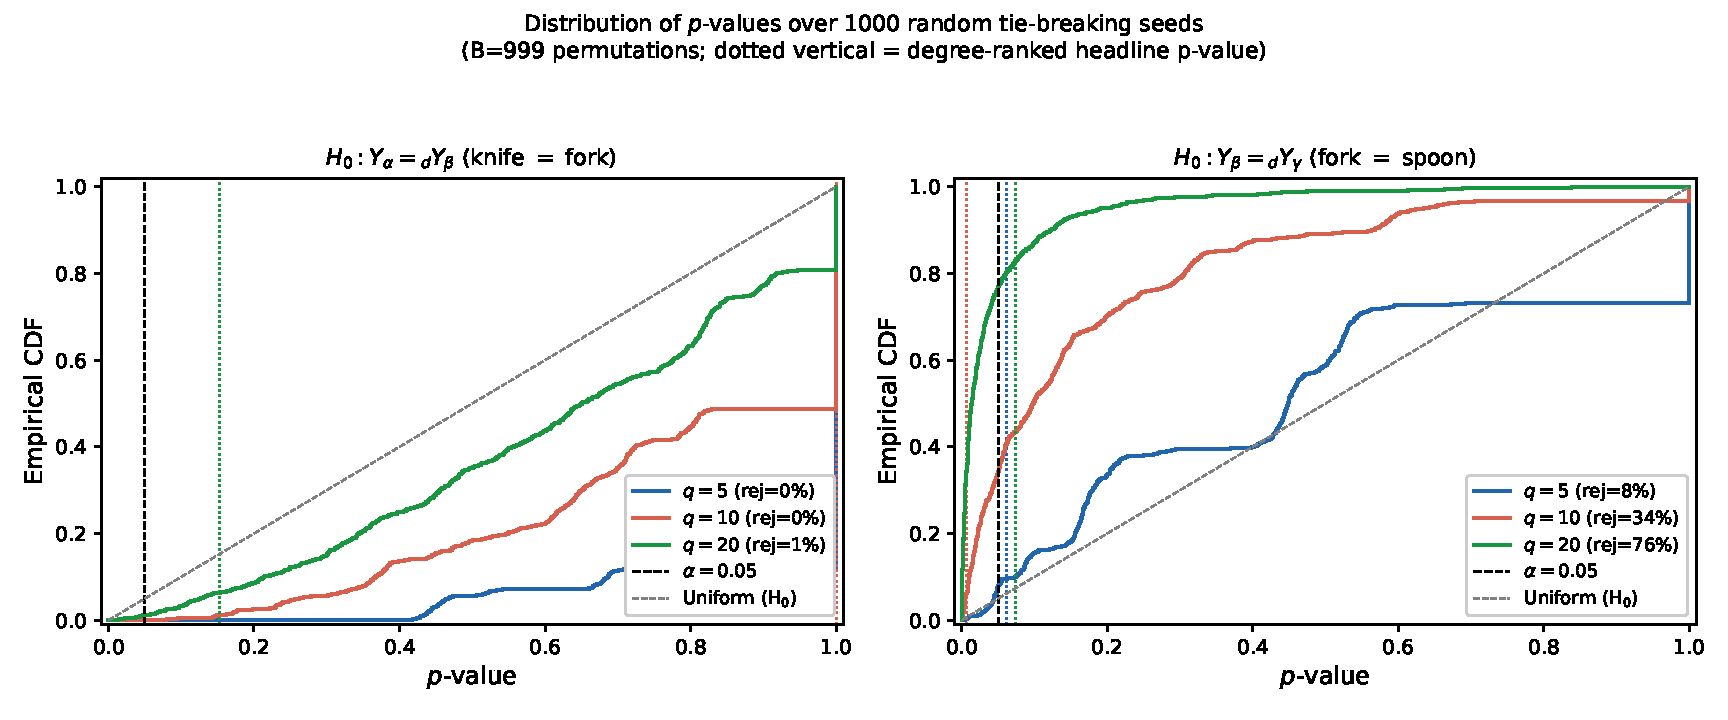

Write the Python code that produced this figure.
#!/usr/bin/env python3
"""
Extension 2: Full Monte Carlo over Tie-Breaking Seeds
======================================================
Auerbach, Guo, Tabord-Meehan (2026) — Empirical Application

The paper reports p-value sensitivity for only 10 random tie-breaking
seeds (Tables 12–13, q = 5, 10, 20). This extension runs 1000 seeds
for the same q values, characterising the full p-value distribution
and providing a precise rejection-rate estimate.

Key design
----------
- find_NN results are cached once (~5 min) — same logic as extension 1.
- For each of 1000 seeds × 3 q values × 2 comparisons: apply np.random.seed(s),
  shuffle within each distance tier (replicating approx_perm_shuffle exactly),
  run zip_race + CvM + B=999 permutations.  ~1.5 min for the full MC loop.
- Verification: seeds 1-10 are checked against the replicated Table 12/13 values.

Outputs
-------
  extension_montecarlo_tiebreaking.txt  — summary statistics + verification
  extension_montecarlo_tiebreaking.eps  — 2-panel ECDF plot (one per comparison)
"""

import numpy as np
import networkx as nx
import networkx.algorithms.isomorphism as iso
import random
import copy
import pandas as pd
import csv
from itertools import chain
import matplotlib
matplotlib.use('Agg')
import matplotlib.pyplot as plt
from timeit import default_timer as timer
from decimal import Decimal
import os

# ---------------------------------------------------------------------------
# Path setup
# ---------------------------------------------------------------------------
SCRIPT_DIR = os.path.dirname(os.path.abspath(__file__))
DATA_DIR   = os.path.join(SCRIPT_DIR, '..', 'Empirical-Application')
OUT_DIR    = SCRIPT_DIR

# ---------------------------------------------------------------------------
# Class/function definitions (verbatim from empirical-application.py)
# ---------------------------------------------------------------------------

class root_network(object):
    def __init__(self, root, network):
        new_network = copy.deepcopy(network)
        attrs      = {k:{'is_root': i} for (k, i) in [(x, x in root) for x in list(new_network)]}
        edge_attrs = {k:{'is_root': i} for (k, i) in [(x, x in root.edges) for x in list(new_network.edges)]}
        nx.set_node_attributes(new_network, attrs)
        nx.set_edge_attributes(new_network, edge_attrs)
        self.root    = root
        self.network = new_network
        if list(root.edges) == []:
            if 'favour' in network.nodes[list(root.nodes)[0]]:
                self.favour = network.nodes[list(root.nodes)[0]]['favour']
        if list(root.edges) != []:
            if 'favour' in network.edges[list(root.edges)[0]]:
                self.favour = network.edges[list(root.edges)[0]]['favour']

    def root_nbhd(self, k):
        node_list = []
        for node in list(self.root):
            node_list += nx.ego_graph(self.network, node, k).nodes
        sub_network = self.network.subgraph(node_list)
        return root_network(self.root, sub_network)


def r_is_isomorphic(R1, R2):
    G1 = R1.network
    G2 = R2.network
    if nx.faster_could_be_isomorphic(G1, G2) == False:
        return False
    nm      = iso.categorical_node_match('is_root', 0)
    nm_edge = iso.categorical_edge_match('is_root', 0)
    return nx.is_isomorphic(G1, G2, node_match=nm, edge_match=nm_edge)


def r_network_distance(R1, R2, max_radius, min_radius=0):
    """Exact copy of original r_network_distance, including the min_radius check."""
    R_10 = R1.root_nbhd(min_radius)
    R_20 = R2.root_nbhd(min_radius)
    if r_is_isomorphic(R_10, R_20) == False:
        return 1  # conservative bound; good enough for find_NN pruning
    for d in range(min_radius + 1, max_radius + 2):
        if d == max_radius + 1:
            return 1 / d
        else:
            R_1d = R1.root_nbhd(d)
            R_2d = R2.root_nbhd(d)
            if r_is_isomorphic(R_1d, R_2d) == False:
                return 1 / d
            else:
                continue
    return 1 / (max_radius + 1)


def make_R_list_nodes(G):
    return [root_network(G.subgraph(n), G) for n in G.nodes]


def CvM(data1, data2):
    """
    Cramér–von Mises statistic.  Vectorized equivalent of the original:
      (1/(2q)) * sum((F_hat(data1,x) - F_hat(data2,x))**2 for x in concat)
    The 1/(2q) factor cancels in the permutation p-value comparison,
    so the vectorized version gives identical p-values to the original.
    """
    n = len(data1)
    m = len(data2)
    combined_sorted = np.sort(np.concatenate((data1, data2)))
    ecdf1 = np.searchsorted(np.sort(data1), combined_sorted, side='right') / n
    ecdf2 = np.searchsorted(np.sort(data2), combined_sorted, side='right') / m
    return float(np.sum((ecdf1 - ecdf2) ** 2))


def zip_race(idx_list1, idx_list2, q):
    list1 = []
    list2 = []
    for i in range(q):
        list1.append(idx_list1[i])
        idx_list2 = np.delete(idx_list2, np.where(idx_list2 == idx_list1[i]))
        list2.append(idx_list2[i])
        idx_list1 = np.delete(idx_list1, np.where(idx_list1 == idx_list2[i]))
    return np.array(list1), np.array(list2)


def find_NN(R, R_list, max_radius):
    closest_nbh      = R_list[0]
    closest_nbh_dist = r_network_distance(R, closest_nbh, max_radius)
    for R2 in R_list[1:]:
        if int(np.floor(1 / closest_nbh_dist)) - 1 == max_radius:
            break
        dist = r_network_distance(R, R2, max_radius,
                                  int(np.floor(1 / closest_nbh_dist)) - 1)
        if dist < closest_nbh_dist:
            closest_nbh      = R2
            closest_nbh_dist = dist
    return closest_nbh, closest_nbh_dist


def gen_data(T, m, coeff=[0, 0, 0], seed=0):
    np.random.seed(seed)
    random.seed(seed)
    G_list = []
    for i in range(T):
        G = nx.erdos_renyi_graph(m, 2 / m)
        for n in G.nodes:
            R  = root_network(G.subgraph(n), G)
            G1 = R.root_nbhd(1).network
            G2 = R.root_nbhd(2).network
            G3 = R.root_nbhd(3).network
            clust_0 = nx.average_clustering(G1)
            clust_1 = nx.average_clustering(G2)
            clust_2 = nx.average_clustering(G3)
            deg_0 = sum(dict(G1.degree()).values()) / len(G1)
            deg_1 = sum(dict(G2.degree()).values()) / len(G2)
            deg_2 = sum(dict(G3.degree()).values()) / len(G3)
            Y = coeff[0]*(deg_0 + 2*clust_0) + \
                coeff[1]*(deg_1 + 2*clust_1) + \
                coeff[2]*(deg_2 + 2*clust_2) + \
                np.random.uniform(-5, 5)
            G.nodes[n]['favour'] = Y
        G_list.append(G)
    return G_list

# ---------------------------------------------------------------------------
# Step 1: Load data
# ---------------------------------------------------------------------------

filepath = DATA_DIR + "/"
print("Loading village data ...", flush=True)
t0 = timer()

G_list = []
for k in chain(range(1, 13), range(14, 22), range(23, 78)):
    with open(filepath + 'Adjacency Matrix Keys/key_HH_vilno_%d.csv' % k, 'r') as f:
        vals = [int(v) for v in f.readlines()]
    key_dict = {i: vals[i] for i in range(len(vals))}

    def load(name):
        return nx.relabel_nodes(
            nx.Graph(pd.read_csv(filepath + f'Adjacency Matrices/{name}_HH_vilno_{k}.csv',
                                 sep=",", quoting=csv.QUOTE_NONE, header=None).to_numpy()),
            key_dict)

    G_visitgo   = load('adj_visitgo')
    G_visitcome = load('adj_visitcome')
    G_friends   = load('adj_nonrel')
    G_lend      = load('adj_lendmoney')
    G_borrow    = load('adj_borrowmoney')
    G_kercome   = load('adj_keroricecome')
    G_kergo     = load('adj_keroricego')

    G_favour  = nx.compose(nx.intersection(G_lend, G_borrow),
                           nx.intersection(G_kercome, G_kergo))
    G = nx.compose(nx.intersection(G_visitgo, G_visitcome), G_friends)
    for n in G.nodes:
        G.nodes[n]['favour'] = G_favour.degree(n)
    G.remove_nodes_from(list(nx.isolates(G)))
    G_list.append(G)

print(f"  Loaded {len(G_list)} villages in {timer()-t0:.1f}s", flush=True)

# ---------------------------------------------------------------------------
# Step 2: Build R1 (knife), R2 (fork), R3 (spoon)
# ---------------------------------------------------------------------------

G_new = gen_data(1, 100, [0, 0, 0], seed=0)[0]
R1 = root_network(G_new.subgraph(9),  G_new)   # knife
R2 = root_network(G_new.subgraph(71), G_new)   # fork
R3 = root_network(G_new.subgraph(41), G_new)   # spoon
max_radius = 3

# ---------------------------------------------------------------------------
# Step 3: Cache find_NN for all three configurations
# ---------------------------------------------------------------------------

def cache_config(R, G_list, max_radius, label):
    print(f"  Caching find_NN for {label} ...", flush=True)
    t0 = timer()
    nbh_list  = []
    dist_list = []
    for G in G_list:
        R_list = make_R_list_nodes(G)
        nbh, dist = find_NN(R, R_list, max_radius)
        nbh_list.append(nbh)
        dist_list.append(dist)
    f_list = np.array([x.favour for x in nbh_list])
    print(f"    done in {timer()-t0:.1f}s", flush=True)
    return nbh_list, dist_list, f_list


print("Caching find_NN results (~5-10 min) ...", flush=True)
t_cache = timer()
nbh_knife,  dist_knife,  f_knife  = cache_config(R1.root_nbhd(2), G_list, max_radius, "knife (R1)")
nbh_fork,   dist_fork,   f_fork   = cache_config(R2.root_nbhd(2), G_list, max_radius, "fork  (R2)")
nbh_spoon,  dist_spoon,  f_spoon  = cache_config(R3.root_nbhd(2), G_list, max_radius, "spoon (R3)")
print(f"Total caching time: {timer()-t_cache:.1f}s\n", flush=True)

# Pre-compute base sort orders (argsort only — no tie-breaking applied yet)
# and distance tier structures (needed to partition the sort order into tiers)

def build_tier_structure(dist_list):
    """Returns (smallest_idx, dist_sort_set, dist_sort_num) for use in shuffle."""
    dist_arr     = np.array(dist_list)
    smallest_idx = np.argsort(dist_arr)              # stable sort, ties in original order
    dist_sort_set = np.sort(np.unique(dist_arr))
    dist_sort_num = np.array([np.sum(dist_arr == d) for d in dist_sort_set])
    return smallest_idx, dist_sort_set, dist_sort_num

idx_knife, tset_knife, tnum_knife = build_tier_structure(dist_knife)
idx_fork,  tset_fork,  tnum_fork  = build_tier_structure(dist_fork)
idx_spoon, tset_spoon, tnum_spoon = build_tier_structure(dist_spoon)


# ---------------------------------------------------------------------------
# Step 4: Helper — run one shuffle-based test, mirroring approx_perm_shuffle
# ---------------------------------------------------------------------------

def shuffle_test(f1, f2, base_idx1, tnum1, base_idx2, tnum2, q, shuffle_seed, B=999):
    """
    Replicate approx_perm_shuffle given cached distances/favours.
    Sets np.random.seed(shuffle_seed) then:
      - shuffles within each tier for config 1
      - shuffles within each tier for config 2
      - runs zip_race + CvM + B permutations
    Returns the p-value (float).
    """
    np.random.seed(shuffle_seed)
    random.seed(shuffle_seed)

    # Shuffle within tiers for config 1
    idx1 = base_idx1.copy()
    start = 0
    for count in tnum1:
        end = start + count
        temp = idx1[start:end]        # view
        np.random.shuffle(temp)       # in-place, modifies idx1[start:end]
        start = end

    # Shuffle within tiers for config 2
    idx2 = base_idx2.copy()
    start = 0
    for count in tnum2:
        end = start + count
        temp = idx2[start:end]
        np.random.shuffle(temp)
        start = end

    # zip_race to select q matched pairs
    q_idx1, q_idx2 = zip_race(idx1, idx2, q)
    q_idx1 = q_idx1.astype(int)
    q_idx2 = q_idx2.astype(int)

    close1 = f1[q_idx1]
    close2 = f2[q_idx2]
    T_ref  = CvM(close1, close2)

    # B permutation draws (uses the continuing RNG state — same as paper)
    total   = np.concatenate((close1, close2))
    T_list  = np.zeros(B)
    for b in range(B):
        if b == 1:
            T_list[b] = T_ref
        else:
            perm      = np.random.permutation(total)
            T_list[b] = CvM(perm[:q], perm[q:])

    return float((1.0 / B) * np.sum(T_list >= T_ref))


# ---------------------------------------------------------------------------
# Step 5: Verification — reproduce Tables 12 and 13 for seeds 1–10
# ---------------------------------------------------------------------------

TABLE12_PAPER = {
    5:  [0.89, 0.44, 1.00, 1.00, 1.00, 1.00, 0.52, 0.53, 0.90, 1.00],
    10: [1.00, 0.60, 0.48, 1.00, 0.60, 0.35, 0.10, 1.00, 0.86, 0.44],
    20: [0.44, 0.99, 1.00, 0.30, 0.87, 0.01, 0.37, 0.81, 0.86, 0.28],
}
TABLE13_PAPER = {
    5:  [0.56, 0.16, 1.00, 0.16, 1.00, 0.88, 0.92, 0.02, 1.00, 0.03],
    10: [0.12, 0.06, 0.15, 0.02, 0.70, 0.02, 0.10, 0.03, 0.09, 0.02],
    20: [0.01, 0.03, 0.01, 0.00, 0.02, 0.09, 0.04, 0.01, 0.03, 0.00],
}

print("Verifying seeds 1-10 against Tables 12-13 ...", flush=True)
verify_ok = True
for q in [5, 10, 20]:
    for seed_idx, seed in enumerate(range(1, 11)):
        p_kf = shuffle_test(f_knife, f_fork,
                            idx_knife, tnum_knife,
                            idx_fork,  tnum_fork,
                            q, seed)
        p_fs = shuffle_test(f_fork,  f_spoon,
                            idx_fork,  tnum_fork,
                            idx_spoon, tnum_spoon,
                            q, seed)
        exp_kf = TABLE12_PAPER[q][seed_idx]
        exp_fs = TABLE13_PAPER[q][seed_idx]
        if abs(p_kf - exp_kf) > 0.002 or abs(p_fs - exp_fs) > 0.002:
            print(f"  MISMATCH q={q} seed={seed}: "
                  f"kf got {p_kf:.3f} expected {exp_kf:.3f}; "
                  f"fs got {p_fs:.3f} expected {exp_fs:.3f}", flush=True)
            verify_ok = False

if verify_ok:
    print("  Verification PASSED: all seeds 1-10 match Tables 12-13 within 0.002.\n",
          flush=True)
else:
    print("  Verification FAILED — check implementation.\n", flush=True)

# ---------------------------------------------------------------------------
# Step 6: Full Monte Carlo — 1000 seeds × 3 q values × 2 comparisons
# ---------------------------------------------------------------------------

N_SEEDS  = 1000
Q_VALUES = [5, 10, 20]
B        = 999

# Storage: pvals[comparison][q] = list of p-values
pvals = {
    'knife_fork': {q: [] for q in Q_VALUES},
    'fork_spoon': {q: [] for q in Q_VALUES},
}

print(f"Running Monte Carlo: {N_SEEDS} seeds × {len(Q_VALUES)} q values × 2 comparisons "
      f"(B={B}) ...", flush=True)
t_mc = timer()

for s in range(1, N_SEEDS + 1):
    for q in Q_VALUES:
        p_kf = shuffle_test(f_knife, f_fork,
                            idx_knife, tnum_knife,
                            idx_fork,  tnum_fork,
                            q, s)
        p_fs = shuffle_test(f_fork,  f_spoon,
                            idx_fork,  tnum_fork,
                            idx_spoon, tnum_spoon,
                            q, s)
        pvals['knife_fork'][q].append(p_kf)
        pvals['fork_spoon'][q].append(p_fs)

    if s % 100 == 0:
        elapsed = timer() - t_mc
        print(f"  seed {s:4d}/{N_SEEDS}  elapsed={elapsed:.0f}s  "
              f"eta~{elapsed*(N_SEEDS-s)/s:.0f}s", flush=True)

print(f"Monte Carlo done in {timer()-t_mc:.1f}s\n", flush=True)

# Convert to numpy arrays
for comp in pvals:
    for q in Q_VALUES:
        pvals[comp][q] = np.array(pvals[comp][q])

# ---------------------------------------------------------------------------
# Headline p-values from degree-based ranking (approx_perm_rank_degree, seed=19)
# These are the paper's reported values in p-values-empirical-applicaiton.txt
# ---------------------------------------------------------------------------
HEADLINE = {
    'knife_fork': {5: 1.000, 10: 1.000, 20: 0.152},
    'fork_spoon': {5: 0.062, 10: 0.007, 20: 0.074},
}
# Note: the paper's Table 13 headline matches these (p=0.007 at q=10, etc.)

# ---------------------------------------------------------------------------
# Step 7: Output — summary text table
# ---------------------------------------------------------------------------

lines = []
lines.append("=" * 72)
lines.append("EXTENSION 2: FULL MONTE CARLO OVER TIE-BREAKING SEEDS")
lines.append("Auerbach, Guo, Tabord-Meehan (2026) — Empirical Application")
lines.append("=" * 72)
lines.append("")
lines.append(f"N_seeds = {N_SEEDS}, B = {B}, q ∈ {{{', '.join(str(q) for q in Q_VALUES)}}}")
lines.append(f"Verification (seeds 1-10 vs Tables 12-13): {'PASSED' if verify_ok else 'FAILED'}")
lines.append("")

for comp_label, comp_key, hl_key in [
        ("TEST 1: knife = fork  (H0: Y_α =_d Y_β)", 'knife_fork', 'knife_fork'),
        ("TEST 2: fork  = spoon (H0: Y_β =_d Y_γ)", 'fork_spoon', 'fork_spoon')]:

    lines.append("─" * 72)
    lines.append(comp_label)
    lines.append("─" * 72)
    lines.append("")
    lines.append(f"  {'q':<5}  {'Headline':>10}  {'Mean':>7}  {'Std':>7}  "
                 f"{'Min':>7}  {'Pct5':>7}  {'Median':>7}  {'Pct95':>7}  {'Max':>7}  "
                 f"{'Rej(0.05)':>12}  {'Rej(0.10)':>12}")
    lines.append("  " + "-"*100)

    for q in Q_VALUES:
        pv = pvals[comp_key][q]
        hl = HEADLINE[hl_key][q]
        rej05 = np.sum(pv < 0.05)
        rej10 = np.sum(pv < 0.10)
        lines.append(
            f"  {q:<5}  {hl:>10.3f}  {np.mean(pv):>7.3f}  {np.std(pv):>7.3f}  "
            f"{np.min(pv):>7.3f}  {np.percentile(pv,5):>7.3f}  "
            f"{np.median(pv):>7.3f}  {np.percentile(pv,95):>7.3f}  {np.max(pv):>7.3f}  "
            f"{rej05:>3}/{N_SEEDS} ({100*rej05/N_SEEDS:4.1f}%)  "
            f"{rej10:>3}/{N_SEEDS} ({100*rej10/N_SEEDS:4.1f}%)"
        )

    lines.append("")
    lines.append("  Paper's 10-seed values (from Tables 12/13):")
    t12_13 = TABLE12_PAPER if comp_key == 'knife_fork' else TABLE13_PAPER
    for q in Q_VALUES:
        paper_10 = np.array(t12_13[q])
        our_1000 = pvals[comp_key][q]
        rej05_10   = np.sum(paper_10 < 0.05)
        rej05_1000 = np.sum(our_1000 < 0.05)
        lines.append(f"    q={q:2d}: rej(α=0.05) = {rej05_10}/10 (paper)  "
                     f"vs {rej05_1000}/{N_SEEDS} ({100*rej05_1000/N_SEEDS:.1f}%) (this extension)")
    lines.append("")

lines.append("─" * 72)
lines.append("SUMMARY OF KEY FINDINGS")
lines.append("─" * 72)
lines.append("")

# fork=spoon headline case: q=10
fs10 = pvals['fork_spoon'][10]
hl10 = HEADLINE['fork_spoon'][10]
rej05_count = np.sum(fs10 < 0.05)
lines.append(f"  fork=spoon, q=10  [paper headline p = {hl10:.3f}]:")
lines.append(f"    Rejection rate (α=0.05) over {N_SEEDS} seeds: "
             f"{rej05_count}/{N_SEEDS} = {100*rej05_count/N_SEEDS:.1f}%")
lines.append(f"    Headline p-value {hl10:.3f} is at the "
             f"{100*np.mean(fs10 <= hl10):.1f}th percentile of the MC distribution.")
lines.append(f"    Interpretation: if tie-breaking were chosen randomly, the test")
lines.append(f"    would reject at α=0.05 only {100*rej05_count/N_SEEDS:.1f}% of the time — "
             f"far below nominal α.")
lines.append("")

# fork=spoon q=20 case
fs20 = pvals['fork_spoon'][20]
hl20 = HEADLINE['fork_spoon'][20]
rej05_20 = np.sum(fs20 < 0.05)
lines.append(f"  fork=spoon, q=20  [paper headline p = {hl20:.3f}]:")
lines.append(f"    Rejection rate (α=0.05): {rej05_20}/{N_SEEDS} = {100*rej05_20/N_SEEDS:.1f}%")
lines.append(f"    Note: degree-based ranking gives p=0.074 (not significant),")
lines.append(f"    while random tie-breaking rejects {100*rej05_20/N_SEEDS:.1f}% of the time.")
lines.append("")

# knife=fork overview
lines.append(f"  knife=fork across all q: rejection rates at α=0.05 —")
for q in Q_VALUES:
    pv = pvals['knife_fork'][q]
    lines.append(f"    q={q:2d}: {np.sum(pv<0.05)}/{N_SEEDS} = {100*np.mean(pv<0.05):.1f}%")
lines.append("")

lines.append("=" * 72)

output = "\n".join(lines)
print(output, flush=True)

txt_path = os.path.join(OUT_DIR, 'extension_montecarlo_tiebreaking.txt')
with open(txt_path, 'w') as f:
    f.write(output + "\n")
print(f"\nTable saved: {txt_path}", flush=True)

# ---------------------------------------------------------------------------
# Step 8: Output — ECDF plot
# ---------------------------------------------------------------------------

COLORS = {5: '#2166ac', 10: '#d6604d', 20: '#1a9641'}

fig, axes = plt.subplots(1, 2, figsize=(12, 5), sharey=False)

for ax, comp_key, comp_title, hl_key in [
        (axes[0], 'knife_fork',
         r'$H_0: Y_\alpha =_d Y_\beta$ (knife $=$ fork)', 'knife_fork'),
        (axes[1], 'fork_spoon',
         r'$H_0: Y_\beta =_d Y_\gamma$ (fork $=$ spoon)', 'fork_spoon')]:

    for q in Q_VALUES:
        pv_sorted = np.sort(pvals[comp_key][q])
        n         = len(pv_sorted)
        ecdf_y    = np.arange(1, n + 1) / n
        # Step-function ECDF
        ax.step(np.concatenate(([0], pv_sorted, [1])),
                np.concatenate(([0], ecdf_y, [1])),
                where='post', color=COLORS[q], linewidth=1.5,
                label=f'$q={q}$ (rej={100*np.mean(pv_sorted<0.05):.0f}%)')

        # Mark the headline (degree-based) p-value for this q
        hl = HEADLINE[hl_key][q]
        ax.axvline(x=hl, color=COLORS[q], linestyle=':', linewidth=1.0, alpha=0.8)

    # Reference lines
    ax.axvline(x=0.05, color='black', linestyle='--', linewidth=1.0,
               label=r'$\alpha=0.05$')
    # Uniform CDF reference (under H0 p-values should be uniform)
    ax.plot([0, 1], [0, 1], color='gray', linestyle='--', linewidth=0.8,
            alpha=0.5, label='Uniform (H$_0$)')

    ax.set_xlabel('$p$-value', fontsize=12)
    ax.set_ylabel('Empirical CDF', fontsize=12)
    ax.set_title(comp_title, fontsize=11)
    ax.legend(fontsize=9, loc='lower right')
    ax.set_xlim(-0.01, 1.01)
    ax.set_ylim(-0.01, 1.02)

fig.suptitle(f'Distribution of $p$-values over {N_SEEDS} random tie-breaking seeds\n'
             f'(B={B} permutations; dotted vertical = degree-ranked headline p-value)',
             fontsize=11)
plt.tight_layout(rect=[0, 0, 1, 0.93])

eps_path = os.path.join(OUT_DIR, 'extension_montecarlo_tiebreaking.eps')
plt.savefig(eps_path, format='eps')
plt.close()
print(f"Plot  saved: {eps_path}", flush=True)

print("\nDone.", flush=True)
